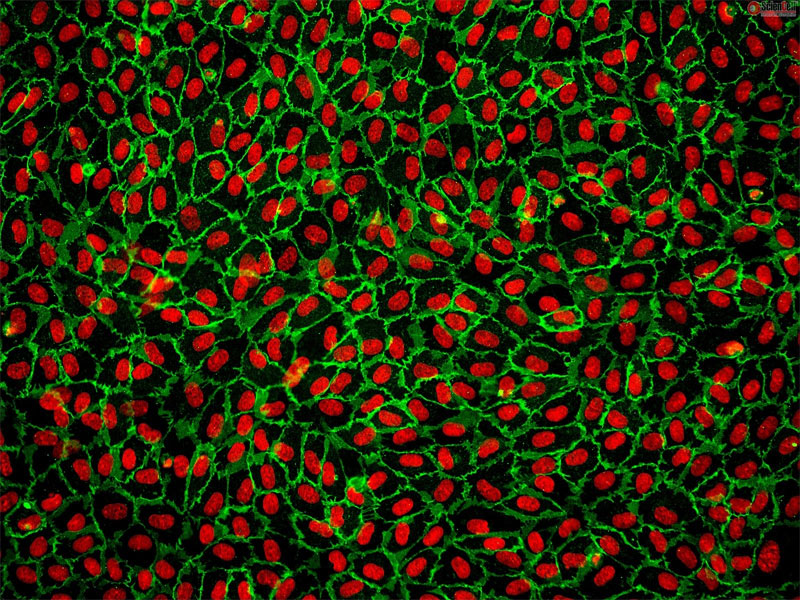
#> input picture Cell_count/picture/cell.png, 800 x 600 px
$ python cell_count.py
#> lines starting #> are read from the running program, lines starting #| are printed output that depends on the picture; after the words box and inside, x2 and y2 are one past the last pixel; in counts of white or black regions, pixels touching at a corner belong together
import cv2
import numpy as np
import matplotlib.pyplot as plt

img_src = cv2.imread('picture/cell.png', 1)
#> img_src is the input picture: shape (600, 800, 3); mean B, G, R 8.7, 40.4, 43.4
img_chs = cv2.split(img_src)                    #この時,BGRの順でimg_chsに格納される

binimg = (img_chs[2]>100)                       #条件を満たすピクセルのみが1になった2値画像が得られる
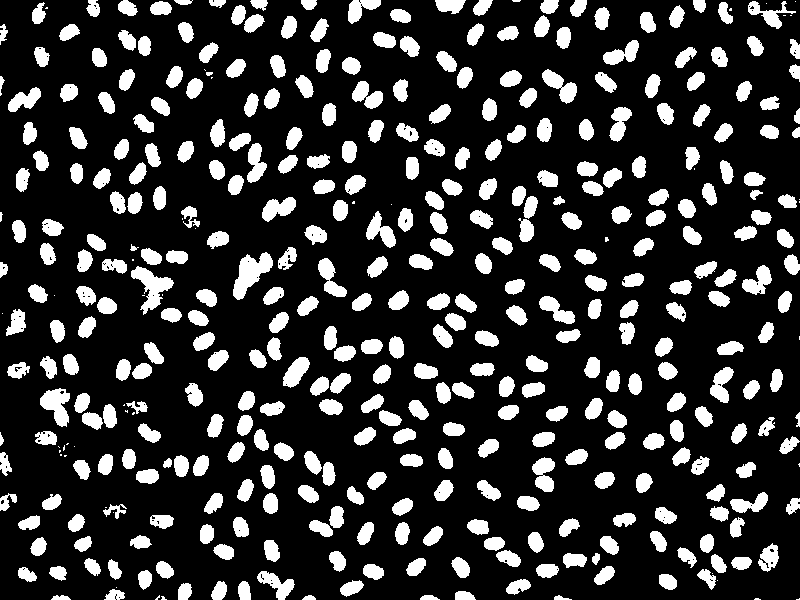
#> binimg: shape (600, 800) bool; 20% white; 422 white regions (43 under 20 px), largest, box (x1, y1, x2, y2) and area: (233, 252, 273, 300) 955, (131, 266, 174, 315) 857, (40, 388, 70, 427) 692
binimg = binimg.astype(np.uint8)                #uint8に型変換
#変数(入力画像(8bit,シングルチャネル),距離関数(整数か小数),カーネル)
distmap = cv2.distanceTransform(binimg, 1, 3)   #輪郭から遠い部分で、高い値をもつ画像が得られる
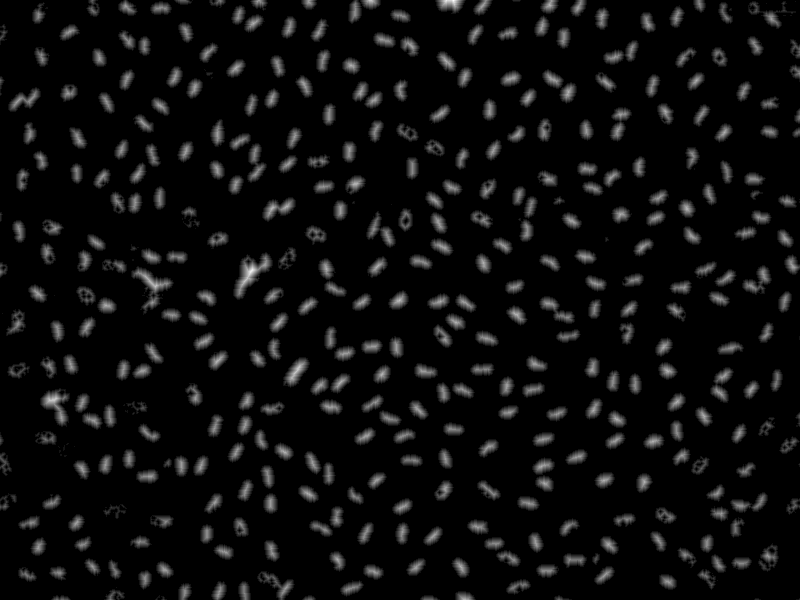
#> distmap: shape (600, 800) float32; min 0, max 13, mean 0.657; drawn with min black and max white

out = distmap * 0                               #マップを初期化
#> out: shape (600, 800) float32; every value is 0
ksize = 10

#周辺の20*20ピクセルの領域中で最も値が大きい場所を1とする
for x in range(ksize, distmap.shape[0]-ksize):
    for y in range(ksize, distmap.shape[1]-ksize):
        if distmap[x, y] > 0 and distmap[x, y] == np.max(distmap[x-ksize:x+ksize, y-ksize:y+ksize]):
            out[x, y]=1
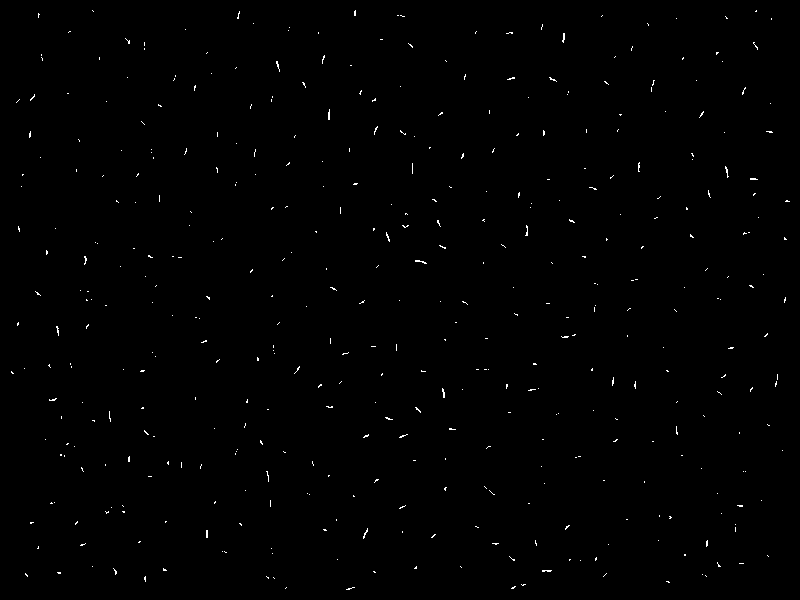
#> out: shape (600, 800) float32; values 0 (black) and 1 (white), 0.43% white in thin lines or dots

out = cv2.dilate(out, (3,3))                    #3*3のカーネルによって膨張させる->近くに同じ極大値をもつピクセルがあれば、1つの塊にする
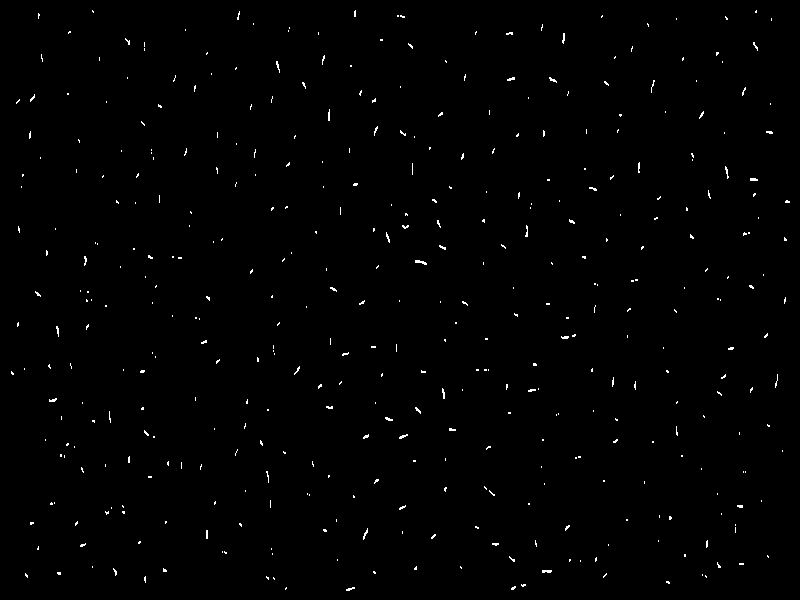
#> out: shape (600, 800) float32; values 0 (black) and 1 (white), 0.67% white in thin lines or dots

#変数(入力画像,抽出モード,近似手法)
contours, _ = cv2.findContours(out.astype(np.uint8), cv2.RETR_EXTERNAL, cv2.CHAIN_APPROX_NONE)
#> contours = 420 contours, all with area under 20
#contoursは検出された前輪郭をlistとして出力,list内の各輪郭は輪郭上の点の(x,y)座標をnumpyのarrayとして保存

arr = []                                        #[]で配列を作ると早い
for i in contours:
    x_ = 0
    y_ = 0
    for j in i:
        x_ += j[0][0]
        y_ += j[0][1]
    arr.append([x_/len(i), y_/len(i)])          #arrの末尾に要素を追加
#> this loop made 420 passes
#> i on passes 2, 6, 9: [[286, 587], [285, 588], [285, 589], [286, 588]], [[273, 577], [273, 578], [274, 579], [274, 578]], [[705, 575], [705, 576], [706, 577], [706, 576]]
#> after the loop, arr = 420 pairs, first value 11.86 to 787, second value 11 to 588.5
arr = np.array(arr)                             #リストをnumpy配列に変換

plt.imshow(out)
plt.colorbar()
plt.show()
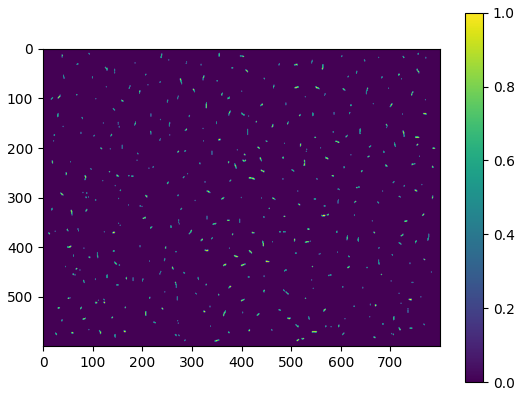
#> figure drawn by matplotlib, 2 panels

print(len(arr))
#| 420
print(arr)
#> (printed output is left out)

#dilateはカーネル内に画素値が1の画素が1つでもあれば、出力画像の注目画素の画素値を1にする
#cv2.CHAIN_APPROX_SIMPLE:findcontoursの近似手法
